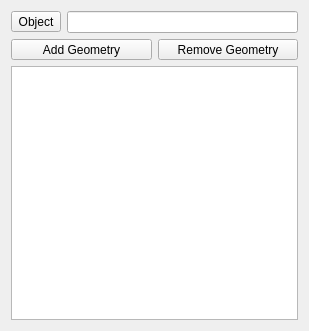
<?xml version="1.0" encoding="UTF-8"?>
<ui version="4.0">
 <class>PartDesignGui::TaskShapeBinder</class>
 <widget class="QWidget" name="PartDesignGui::TaskShapeBinder">
  <property name="geometry">
   <rect>
    <x>0</x>
    <y>0</y>
    <width>309</width>
    <height>331</height>
   </rect>
  </property>
  <property name="windowTitle">
   <string>Form</string>
  </property>
  <layout class="QVBoxLayout" name="verticalLayout">
   <item>
    <layout class="QHBoxLayout" name="horizontalLayout">
     <item>
      <widget class="QToolButton" name="buttonBase">
       <property name="text">
        <string>Object</string>
       </property>
       <property name="checkable">
        <bool>true</bool>
       </property>
      </widget>
     </item>
     <item>
      <widget class="QLineEdit" name="baseEdit"/>
     </item>
    </layout>
   </item>
   <item>
    <layout class="QHBoxLayout" name="horizontalLayout_4">
     <item>
      <widget class="QToolButton" name="buttonRefAdd">
       <property name="enabled">
        <bool>true</bool>
       </property>
       <property name="sizePolicy">
        <sizepolicy hsizetype="Expanding" vsizetype="Fixed">
         <horstretch>0</horstretch>
         <verstretch>0</verstretch>
        </sizepolicy>
       </property>
       <property name="text">
        <string>Add Geometry</string>
       </property>
       <property name="checkable">
        <bool>true</bool>
       </property>
       <property name="checked">
        <bool>false</bool>
       </property>
      </widget>
     </item>
     <item>
      <widget class="QToolButton" name="buttonRefRemove">
       <property name="sizePolicy">
        <sizepolicy hsizetype="Expanding" vsizetype="Fixed">
         <horstretch>0</horstretch>
         <verstretch>0</verstretch>
        </sizepolicy>
       </property>
       <property name="text">
        <string>Remove Geometry</string>
       </property>
       <property name="checkable">
        <bool>true</bool>
       </property>
      </widget>
     </item>
    </layout>
   </item>
   <item>
    <widget class="QListWidget" name="listWidgetReferences"/>
   </item>
  </layout>
 </widget>
 <resources/>
 <connections/>
</ui>
